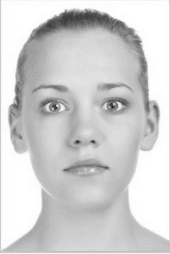
#> input picture Tarea2/cara_02_grisesMF.png, 170 x 254 px
$ python Fourier.py
#> lines starting #> are read from the running program, lines starting #| are printed output that depends on the picture
import numpy as np
import matplotlib.pylab as plt
from scipy.fftpack import fft, fftfreq

#Datos Imagenes
triste = plt.imread("cara_02_grisesMF.png")
#> triste is the input picture: shape (254, 170) float32; min 0.125, max 1, mean 0.816
feliz = plt.imread("cara_03_grisesMF.png")
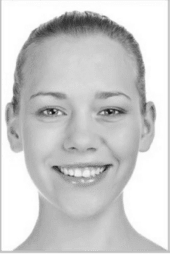
#> input picture Tarea2/cara_03_grisesMF.png, 170 x 254 px
#> feliz is the input picture: shape (254, 170) float32; min 0.0784, max 1, mean 0.803

#Transformada de fourier usando scipy
tristeTrans = np.fft.fft2(triste)
felizTrans = np.fft.fft2(feliz)

#Graficas espectro de fourier de cada imagen
tristeTransOrganizada = np.fft.fftshift(tristeTrans)
felizTransOrganizada = np.fft.fftshift(felizTrans)

plt.figure()

plt.subplot(1, 2, 1)
plt.imshow(tristeTransOrganizada.real, vmin=-100, vmax=100)
plt.title("Transformada de Fourier Triste")

plt.subplot(1, 2, 2)
plt.imshow(felizTransOrganizada.real, vmin=-100, vmax=100)
plt.title("Transformada de Fourier Feliz")

plt.savefig("FFtIm.pdf")
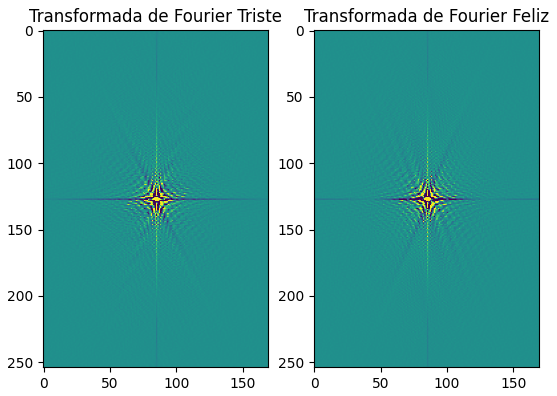
#> figure drawn by matplotlib, 2 panels

n = tristeTransOrganizada.shape[0]
#> n = 254
m = tristeTransOrganizada.shape[1]
#> m = 170

#filtros
t_menor = 14
t_mayor = 14

booleCaraTriste = np.ones((254, 170), dtype=bool)
booleCaraFeliz = np.ones((254, 170), dtype=bool)

for i in range(n):
    for j in range(m):
        if(tristeTrans[i,j] > t_menor):
            booleCaraTriste[i,j] = False
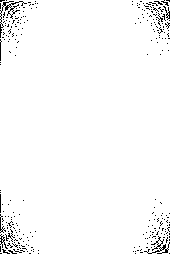
#> booleCaraTriste: shape (254, 170) bool; 97.6% white; black in thin lines or dots

for i in range(n):
    for j in range(m):
        if(felizTrans[i,j] < t_mayor):
            booleCaraFeliz[i,j] = False
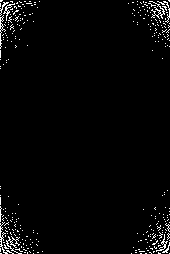
#> booleCaraFeliz: shape (254, 170) bool; 2.5% white in thin lines or dots

tristeTrans = np.where(booleCaraTriste , tristeTrans, 0)
felizTrans = np.where(booleCaraFeliz , felizTrans, 0)

plt.figure()

plt.subplot(1, 2, 1)
plt.imshow(tristeTrans.real, vmin=-100, vmax=100)
plt.title("Transformada filtrada Triste")

plt.subplot(1, 2, 2)
plt.imshow(felizTrans.real, vmin=-100, vmax=100)
plt.title("Transformada filtrada Feliz")

plt.savefig("ImProceso.pdf")
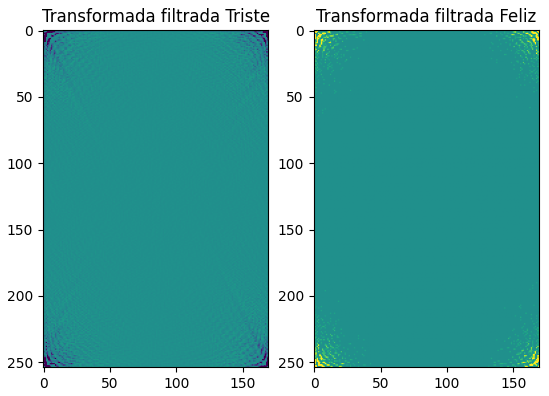
#> figure drawn by matplotlib, 2 panels

hibridaTrans = tristeTrans + felizTrans

hibridaFlitrado = np.fft.ifft2(hibridaTrans)

plt.figure()
plt.imshow(-hibridaFlitrado.real, cmap="Greys")
plt.title("Imagen hibrida de cara feliz y triste")
plt.savefig("ImHybrid.pdf")
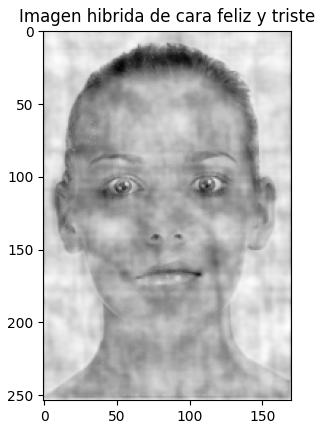
#> figure drawn by matplotlib, 1 panel
